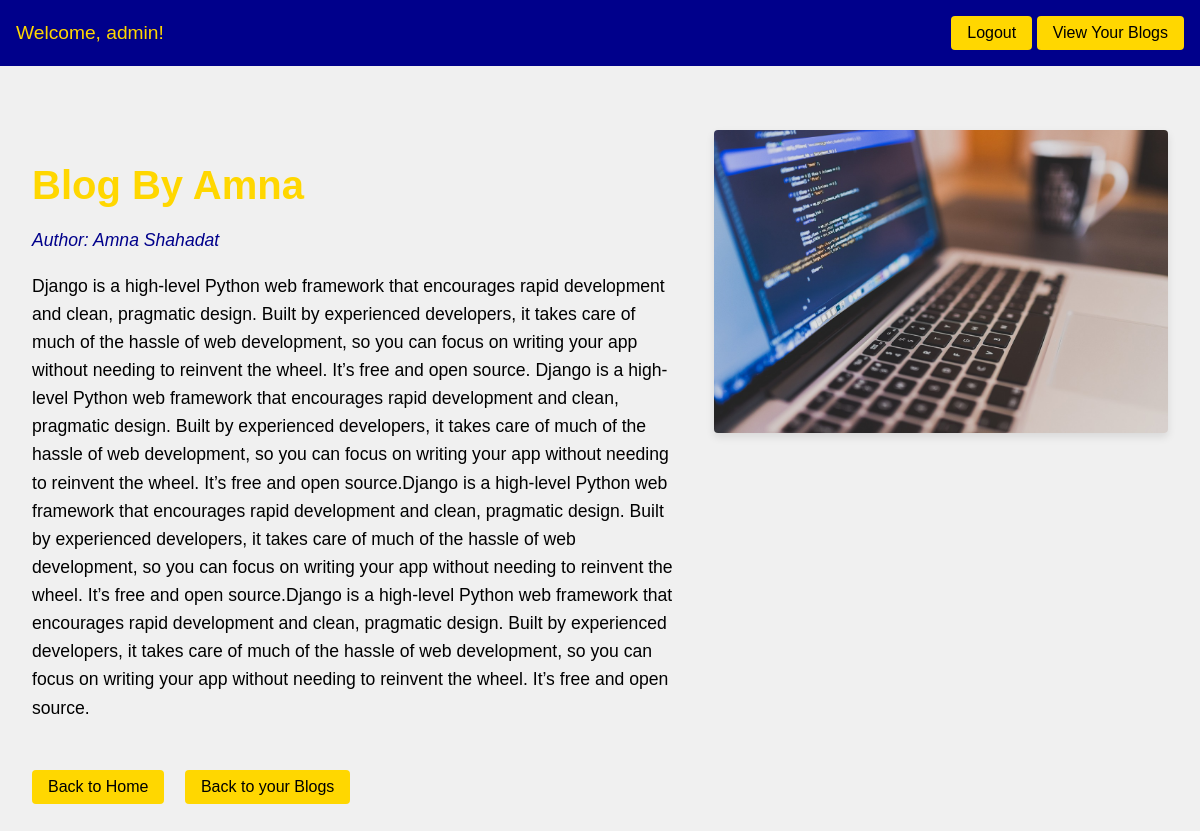
Screenshot of /blog/9/ (signed in) with the database file from the repository.
### blog/models.py (models this page shows, shortened)
class Blog(models.Model):
    user = models.ForeignKey(User, on_delete=models.CASCADE)
    title = models.CharField(max_length=200)
    author = models.CharField(max_length=100,default='unknown')
    content = models.TextField()
    image = models.ImageField(upload_to='images/', blank=True, null=True)
    video = models.FileField(upload_to='videos/', blank=True, null=True)
    created_at = models.DateTimeField(auto_now_add=True)

### blog/views.py (the view)
# urls.py: path('blog/<int:pk>/', BlogDetailView.as_view(), name='blog_detail'),
class BlogDetailView(LoginRequiredMixin,DetailView):
    model = Blog
    template_name = 'blog/blog_detail.html'
    context_object_name = 'blog'

### blog/templates/blog/blog_detail.html (shortened to what this page needs)
{% extends "blog/base.html" %}
{% block content %}
<div class="blog-detail-container">
  <div class="blog-content">
    <h2 class="blog-title">{{ blog.title }}</h2>
    <p class="blog-author">Author: {{ blog.author }}</p>
    <p>{{ blog.content }}</p>
  </div>
  <div class="blog-media">
    {% if blog.image %}
      <img src="{{ blog.image.url }}" alt="{{ blog.title }}">
    {% endif %}
  </div>
</div>
<div class="back-links">
  <a href="{% url 'home' %}">Back to Home</a>
  <a href="{% url 'user_blogs' %}">Back to your Blogs</a>
</div>
{% endblock %}

### blog/templates/blog/base.html (shortened to what this page needs)
<!DOCTYPE html>
<html>
<head>
</head>
<body>
    <header>
        {% if user.is_authenticated %}
            <p>Welcome, {{ user.username }}!</p>
            <form id="logout-form" action="{% url 'logout' %}" method="post">
                <button type="submit">Logout</button>
                <a href="{% url 'user_blogs' %}" class="btn-primary">View Your Blogs</a>
            </form>
        {% endif %}
    </header>
    <main>
        {% block content %}
        {% endblock %}
    </main>
</body>
</html>

### blog/templates/blog/base.html (style rules this page uses)
body { font-family: Arial, sans-serif; background-color: #f0f0f0; margin: 0; padding: 0; }
header { background-color: #00008B; padding: 1rem; display: flex; justify-content: space-between; align-items: center; color: #FFD700; }
header p { margin: 0; font-size: 1.2rem; }
.btn-primary { display: inline-block; padding: 0.5rem 1rem; font-size: 1rem; border: none; border-radius: 0.25rem; cursor: pointer; color: #000000; background-color: #FFD700; text-decoration: none; transition: background-color 0.3s ease, color 0.3s ease; }
#logout-form { display: inline-block; margin: 0; }
#logout-form button { padding: 0.5rem 1rem; font-size: 1rem; border: none; border-radius: 0.25rem; cursor: pointer; color: #000000; background-color: #FFD700; transition: background-color 0.3s ease, color 0.3s ease; }
main { padding: 2rem; }

### blog/templates/blog/blog_detail.html (style rules this page uses)
.blog-detail-container { display: flex; flex-wrap: wrap; margin-top: 2rem; }
.blog-content { flex: 1; color: #000000; }
.blog-media { margin-left: 2rem; max-width: 40%; }
.blog-media img, .blog-media video { max-width: 100%; border-radius: 0.25rem; box-shadow: 0 4px 8px rgba(0, 0, 0, 0.1); }
.blog-title { color: #FFD700; font-size: 2.5rem; margin-bottom: 0.5rem; font-weight: bold; }
.blog-author { color: #00008B; font-size: 1.2rem; margin-bottom: 1.5rem; font-style: italic; }
.blog-content p { line-height: 1.6; font-size: 1.1rem; margin-bottom: 1rem; }
.back-links { margin-top: 2rem; }
.back-links a { display: inline-block; padding: 0.5rem 1rem; margin-right: 1rem; font-size: 1rem; border: none; border-radius: 0.25rem; cursor: pointer; color: #000000; background-color: #FFD700; text-decoration: none; transition: background-color 0.3s ease, color 0.3s ease; }

### rows the page displays
Blog: title "Blog By Amna", author "Amna Shahadat", content "Django is a high-level Python web framework that encourages rapid development and clean, pragmatic design. Built by experienced developers, it takes care of much of the hassle of web development, so you can focus on writing your app without needing to reinvent the wheel. It’s free and open source. Django is a high-level Python web framework that encourages rapid development and clean, pragmatic design. Built by experienced developers, it takes care of much of the hassle of web development, so you can focus on writing your app without needing to reinvent the wheel. It’s free and open source.Django is a high-level Python web framework that encourages rapid development and clean, pragmatic…", image (picture)

### other values shown
{{ user.username }} "admin"
